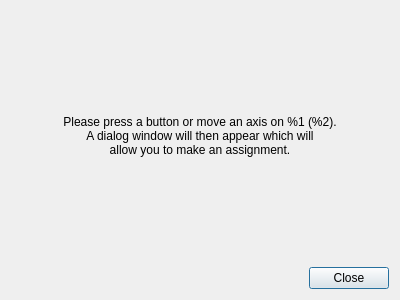
<?xml version="1.0" encoding="UTF-8"?>
<ui version="4.0">
 <class>QuickSetDialog</class>
 <widget class="QDialog" name="QuickSetDialog">
  <property name="geometry">
   <rect>
    <x>0</x>
    <y>0</y>
    <width>400</width>
    <height>300</height>
   </rect>
  </property>
  <property name="windowTitle">
   <string>Quick Set</string>
  </property>
  <property name="modal">
   <bool>true</bool>
  </property>
  <layout class="QVBoxLayout" name="verticalLayout">
   <item alignment="Qt::AlignHCenter">
    <widget class="QLabel" name="joystickDialogLabel">
     <property name="text">
      <string>&lt;html&gt;&lt;head/&gt;&lt;body&gt;&lt;p&gt;Please press a button or move an axis on %1 (&lt;span style=&quot; font-weight: 400;&quot;&gt;%2&lt;/span&gt;).&lt;br/&gt;A dialog window will then appear which will&lt;br/&gt;allow you to make an assignment.&lt;/p&gt;&lt;/body&gt;&lt;/html&gt;</string>
     </property>
     <property name="alignment">
      <set>Qt::AlignCenter</set>
     </property>
     <property name="wordWrap">
      <bool>false</bool>
     </property>
    </widget>
   </item>
   <item>
    <widget class="QDialogButtonBox" name="buttonBox">
     <property name="orientation">
      <enum>Qt::Horizontal</enum>
     </property>
     <property name="standardButtons">
      <set>QDialogButtonBox::Close</set>
     </property>
    </widget>
   </item>
  </layout>
 </widget>
 <resources/>
 <connections>
  <connection>
   <sender>buttonBox</sender>
   <signal>accepted()</signal>
   <receiver>QuickSetDialog</receiver>
   <slot>accept()</slot>
   <hints>
    <hint type="sourcelabel">
     <x>248</x>
     <y>254</y>
    </hint>
    <hint type="destinationlabel">
     <x>157</x>
     <y>274</y>
    </hint>
   </hints>
  </connection>
  <connection>
   <sender>buttonBox</sender>
   <signal>rejected()</signal>
   <receiver>QuickSetDialog</receiver>
   <slot>reject()</slot>
   <hints>
    <hint type="sourcelabel">
     <x>316</x>
     <y>260</y>
    </hint>
    <hint type="destinationlabel">
     <x>286</x>
     <y>274</y>
    </hint>
   </hints>
  </connection>
 </connections>
</ui>
